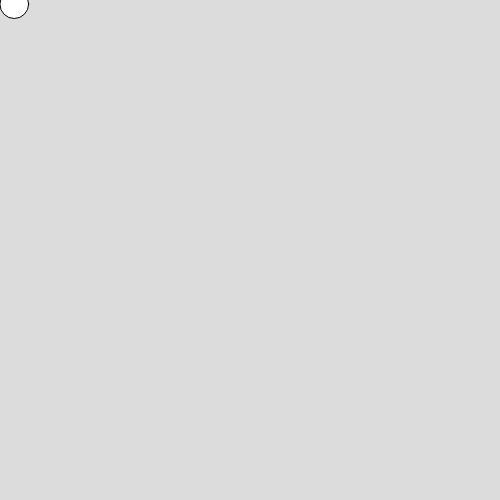
Frame 1 (no input)
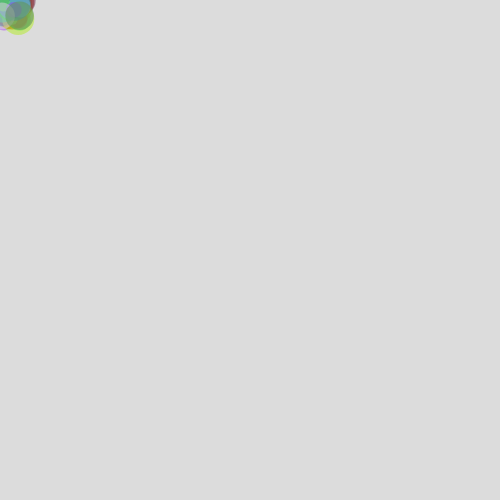
Frame 60 (no input)
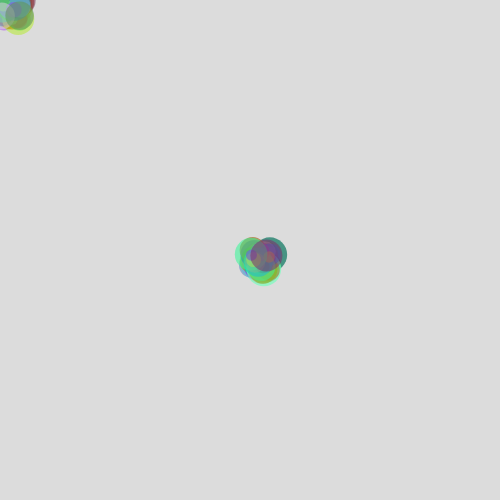
Frame 120 (the mouse pressed at the canvas centre since frame 60)

The p5.js sketch that drew these frames (run headless with seeded random() and noise() and a simulated clock; from frame 60 on, the mouse is pressed at the canvas centre):

// p5.js sketch
// ── sketch.js
function setup() {
    createCanvas(500, 500);
    background(220,220,220);
   
 }
 function draw() {
    let xRand = random(0,20)
    let yRand = random(0,20)
    let size = random(10, 35)
    let opacity = random(120, 180)
    ellipse(mouseX + xRand,mouseY + yRand,size,size)
    fill(random(0,255),random(0,255),random(0,255),opacity)
    noStroke();
}

function mouseClicked(){
    
    clear();
    background(220,220,220);
}
